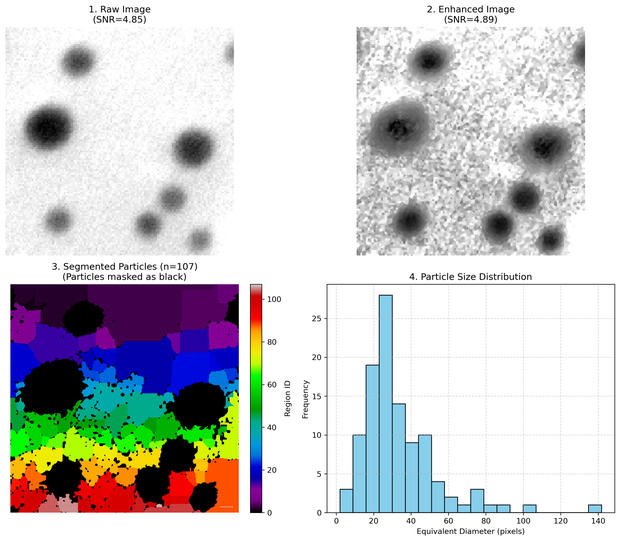
#> input picture HW3/Figures/task 1.png, 620 x 541 px, shrunk from 3406 x 2971 before the run, given as the content of the folder C:/Users/User/Documents/465 HW/HW3/raw_data, which was not available
$ jupyter execute --allow-errors HW3.ipynb
#> lines starting #> are read from the running program, lines starting #| are printed output that depends on the picture; after the words box and inside, x2 and y2 are one past the last pixel; in counts of white or black regions, pixels touching at a corner belong together; pictures that were not available may be replaced by others from this repository, and a replacement may not be noted
[cell 1]
from pathlib import Path
import numpy as np
import pandas as pd
from skimage import exposure, filters, measure, morphology, segmentation
from skimage.io import imread
from scipy import fft
import matplotlib.pyplot as plt
import os

# DOPAD dataset: download from https://dopad.github.io/docs/download/
# After extraction, adjust IMAGE_DIR to your local path

# Use absolute path to ensure it works regardless of kernel working directory
IMAGE_DIR = Path(r"C:\Users\User\Documents\465 HW\HW3\raw_data")

print(f"Current working directory: {os.getcwd()}")
print(f"IMAGE_DIR: {IMAGE_DIR}")
print(f"IMAGE_DIR exists: {IMAGE_DIR.exists()}")

# Example: load a TEM image from DOPAD
# For PNG/standard formats:
if IMAGE_DIR.exists():
    sample_images = sorted(list(IMAGE_DIR.glob('*.png')) + list(IMAGE_DIR.glob('*.tif')))
    if sample_images:
        raw_image = imread(str(sample_images[0]))
        print(f"Loaded: {sample_images[0].name}, Shape: {raw_image.shape}")
        print(f"Total images available: {len(sample_images)}")
    else:
        print("No images found in DOPAD directory")
else:
    raw_image = None
    print("IMAGE_DIR path not found. Please download DOPAD dataset and update path.")

[cell 2]
import numpy as np
import pandas as pd
import matplotlib.pyplot as plt
from scipy import ndimage as ndi
from skimage import filters, morphology, exposure, measure, segmentation, feature, color, util

# ==========================================
# Task 1: Classical Image Analysis - Fixed Particle Masking
# ==========================================

# [4 lines left out: function compute_snr, not called in this run]

# ---------------------------------------------------------
# 0. Preprocessing
# ---------------------------------------------------------
#> (the rest of this cell did not finish here and is left out)

[cell 3]
import numpy as np
import pandas as pd
import matplotlib.pyplot as plt
import seaborn as sns
import os
import glob
import warnings
import time
from tqdm import tqdm
from scipy import ndimage as ndi
from skimage import io, filters, morphology, exposure, measure, segmentation, feature, color, util
from sklearn import metrics
from sklearn.cluster import KMeans
from sklearn.decomposition import PCA
from sklearn.ensemble import RandomForestClassifier
from sklearn.metrics import classification_report, confusion_matrix, silhouette_score
from sklearn.model_selection import train_test_split
from sklearn.preprocessing import StandardScaler
from sklearn.svm import SVC

# ==========================================
# 0. Configuration
# ==========================================
# 請確認您的路徑
IMAGE_DIR = r'C:\Users\User\Documents\465 HW\HW3\raw_data'
FILE_PATTERN = '*.png'

# 【設定】: 不設定最小面積閾值 (包含所有雜訊)
# MIN_AREA_THRESHOLD = 0

warnings.filterwarnings('ignore')

# ==========================================
# 1. Batch Processing (No Filtering)
# ==========================================

def process_single_image(file_path):
#> called with file_path = '_only/task 1.png'
    try:
        # Load
        img = io.imread(file_path)
#> img is the input picture: shape (541, 620, 4); mean R, G, B, A 203.5, 204.2, 205.5, 255
        if img.ndim == 3:
            if img.shape[-1] == 4:
                img = color.rgba2rgb(img)
#> img: shape (541, 620, 3) float64
            img = color.rgb2gray(img)
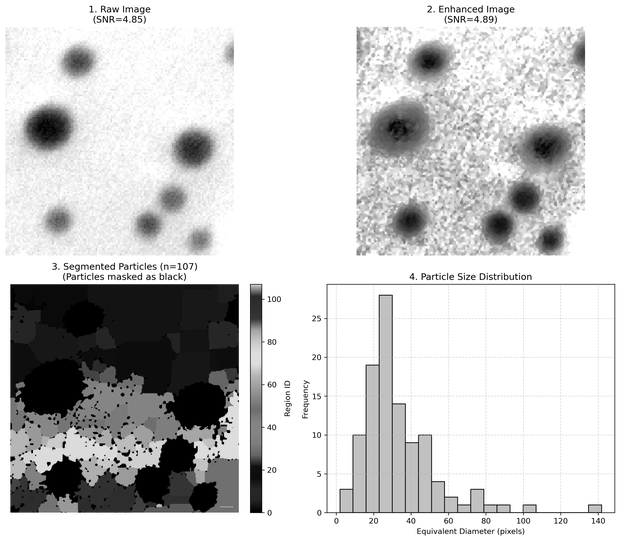
#> img: shape (541, 620) float64; min 0, max 1, mean 0.8
        if img.dtype != np.float64 and img.dtype != np.float32:
            img = util.img_as_float(img)

        # Filtering & Segmentation
        filtered = filters.median(img, footprint=morphology.disk(3))
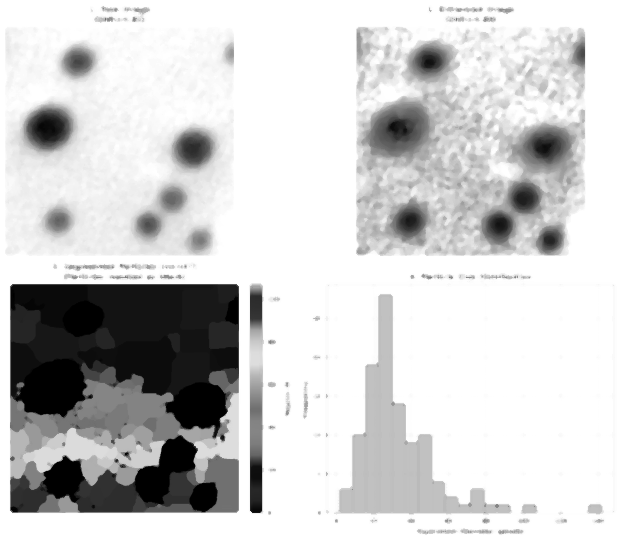
#> filtered: shape (541, 620) float64; min 0, max 1, mean 0.811
        enhanced = exposure.equalize_adapthist(filtered, clip_limit=0.025)
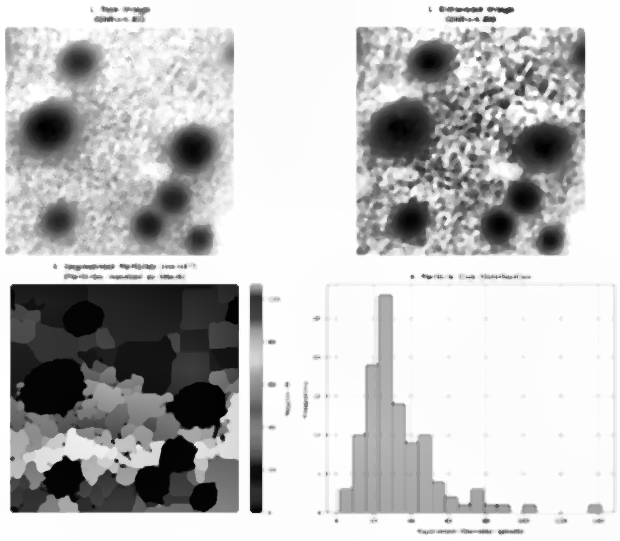
#> enhanced: shape (541, 620) float64; min 0, max 1, mean 0.751
        thresh = filters.threshold_otsu(enhanced)
#> thresh = 0.6

        # 抓取暗色顆粒
        binary = enhanced < thresh
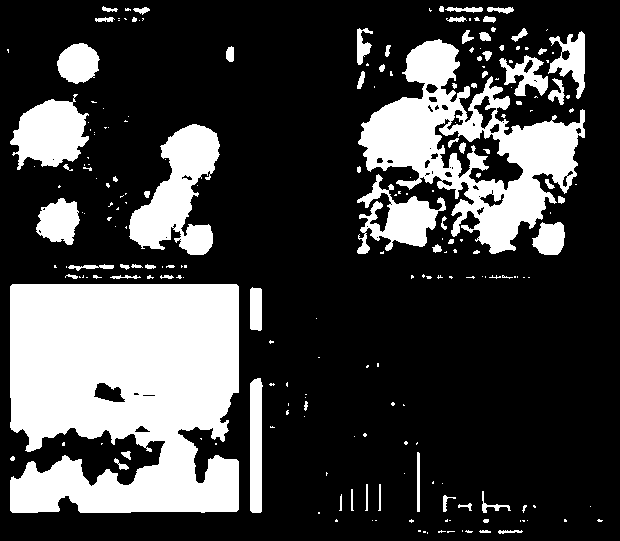
#> binary: shape (541, 620) bool; 26.4% white; 223 white regions (150 under 20 px), largest, box (x1, y1, x2, y2) and area: (10, 284, 239, 513) 44695, (358, 39, 585, 254) 18564, (129, 124, 220, 255) 6182
        binary = ndi.binary_fill_holes(binary)
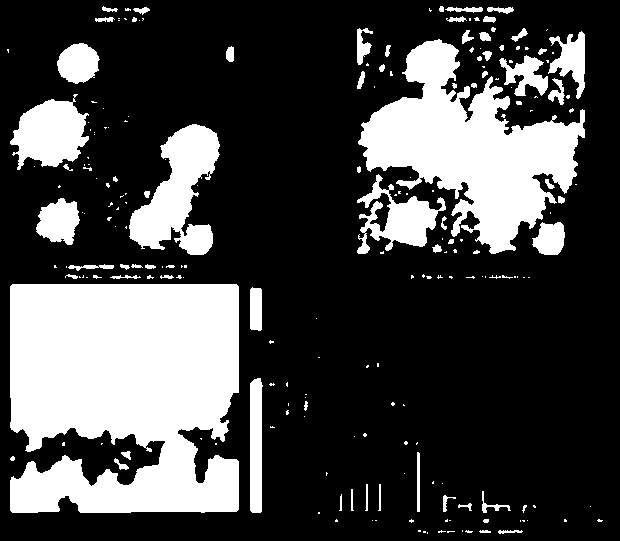
#> binary: shape (541, 620) bool; 27.6% white; 218 white regions (148 under 20 px)
        distance = ndi.distance_transform_edt(binary)
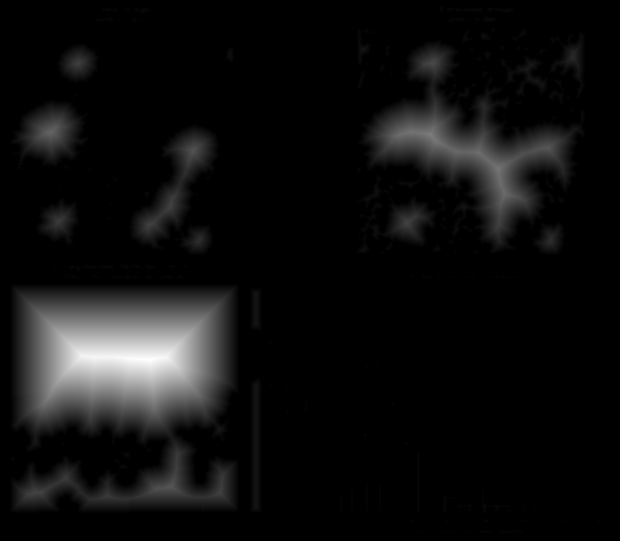
#> distance: shape (541, 620) float64; min 0, max 76, mean 4.5; drawn with min black and max white

        coords = feature.peak_local_max(distance, min_distance=8, labels=binary)
#> coords = 227 pairs, first value 8 to 532, second value 8 to 598
        mask = np.zeros(distance.shape, dtype=bool)
        mask[tuple(coords.T)] = True
        markers, _ = ndi.label(mask)
        labels = segmentation.watershed(-distance, markers, mask=binary)
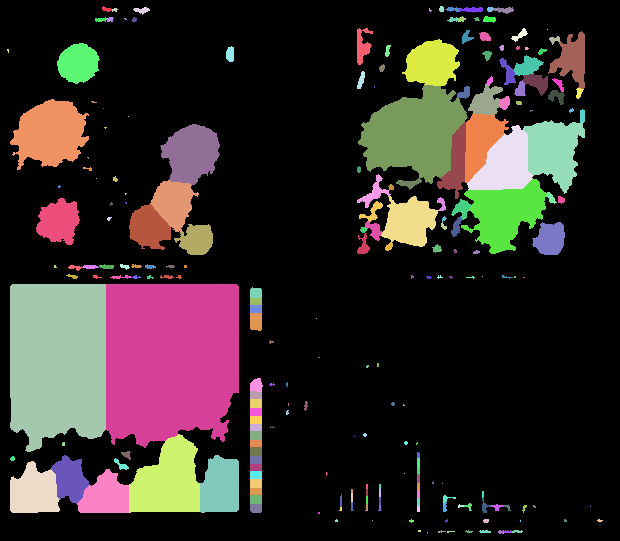
#> labels: shape (541, 620) int32; 228 distinct labels, from 0 to 227; one colour per label, 0 black

        # Feature Extraction
        props = measure.regionprops(labels, intensity_image=enhanced)
#> props = 227 regions; largest, box (x1, y1, x2, y2) and area: (106, 284, 239, 448) 19810, (10, 284, 106, 452) 14625, (358, 85, 468, 184) 6758, (129, 434, 200, 513) 4023, (10, 99, 89, 170) 3758
        features = []

        for p in props:
            # 【移除過濾器】: 即使只有 1 pixel 也提取，完全模擬 Reference
            # if p.area < MIN_AREA_THRESHOLD: continue

            # 1. Geometry & Intensity
            feat = {
                'file': os.path.basename(file_path),
                'label_id': p.label,
                'area': p.area,
                'perimeter': p.perimeter,
                'equivalent_diameter': p.equivalent_diameter,
                'eccentricity': p.eccentricity,
                'solidity': p.solidity,
                'mean_intensity': p.mean_intensity,
                'std_intensity': p.max_intensity - p.min_intensity,
            }

            # 2. Derived Features
            if p.perimeter > 0:
                feat['circularity'] = (4 * np.pi * p.area) / (p.perimeter ** 2)
                feat['compactness'] = (p.perimeter ** 2) / (4 * np.pi * p.area)
            else:
                feat['circularity'] = 0
                feat['compactness'] = 0

            # 3. Advanced Features (Texture/Edge/Blob)
            region_slice = p.image_intensity
            if region_slice is not None and region_slice.size > 0:
                img_uint8 = (region_slice * 255).astype(np.uint8)

                # Texture: LBP
                lbp = feature.local_binary_pattern(img_uint8, P=8, R=1, method='uniform')
                feat['lbp_variance'] = np.var(lbp)

                # Edges: Canny
                edges = feature.canny(region_slice, sigma=1)
                feat['edge_ratio'] = np.sum(edges) / p.area

                # Blobs: LoG
                log_response = ndi.gaussian_laplace(region_slice, sigma=1)
                feat['log_mean'] = np.mean(np.abs(log_response))
            else:
                feat['lbp_variance'] = 0
                feat['edge_ratio'] = 0
                feat['log_mean'] = 0

            features.append(feat)
#> this loop made 227 passes
#> (region_slice, img_uint8, lbp, edges, log_response) on passes 10, 18: ([[0.544, 0.543, 0], [0, 0.543, 0.543]], [[138, 138, 0], [0, 138, 138]], [[1, 9, 8], [8, 9, 1]], [[False, False, False], [False, False, False]], [[-0.119, -0.0892, 0.208], [0.208, -0.0892, -0.118]]), ([0.584], [148], [0], [False], [-8.41e-05])
#> after the loop, features = 227 items

        return pd.DataFrame(features)

    except Exception as e:
        return pd.DataFrame()

# --- Main Execution ---
image_files = sorted(glob.glob(os.path.join(IMAGE_DIR, FILE_PATTERN)))
print(f"Found {len(image_files)} images.")

if len(image_files) > 0:
    start_time = time.time()

    all_dfs = []
    # 這裡處理時間可能會變長，因為提取的數量變多了
    for f in tqdm(image_files, desc="Batch Processing (No Filter)", unit="img"):
        df_single = process_single_image(f)
#> df_single = table of 227 rows and 14 columns
        all_dfs.append(df_single)

    df_all = pd.concat(all_dfs, ignore_index=True)
#> df_all = table of 227 rows and 14 columns

    total_time = time.time() - start_time
    print(f"\nProcessing completed in {total_time:.2f} seconds.")
    print(f"Total Regions Extracted (Raw): {len(df_all)}")
#| Total Regions Extracted (Raw): 227

    df_all.to_csv('batch_features_raw_unfiltered.csv', index=False)

    # ==========================================
    # 2. Machine Learning Analysis
    # ==========================================
    print("\n" + "="*40)
    print("Task 2: ML Pipeline on Unfiltered Data")
    print("="*40)

    features_to_drop = ['file', 'label_id']
    X = df_all.drop(columns=[c for c in features_to_drop if c in df_all.columns])
#> X = table of 227 rows and 12 columns

    # Label Generation
    median_size = X['area'].median()
#> median_size = 26
    y = (X['area'] > median_size).astype(int)
    labels_name = ['Small', 'Large']
    print(f"Labels generated (Threshold Area: {median_size:.1f})")
#| Labels generated (Threshold Area: 26.0)
    # 預期這裡的數值會很小 (例如 10-20)

    # 2.1 Feature Selection
    print("\nPerforming Feature Selection...")
    rf_selector = RandomForestClassifier(n_estimators=100, random_state=42, n_jobs=-1)
    rf_selector.fit(X, y)

    importance_df = pd.DataFrame({
        'feature': X.columns,
        'importance': rf_selector.feature_importances_
    }).sort_values(by='importance', ascending=False)
#> importance_df = table of 12 rows and 2 columns

    top_features = importance_df['feature'].head(7).tolist()
#> top_features = ['area', 'equivalent_diameter', 'perimeter', 'compactness', 'circularity', 'mean_intensity', 'std_intensity']
    print(f"Top 7 Features: {top_features}")
#| Top 7 Features: ['area', 'equivalent_diameter', 'perimeter', 'compactness', 'circularity', 'mean_intensity', 'std_intensity']

    X_selected = X[top_features]
#> X_selected = table of 227 rows and 7 columns

    # 2.2 Supervised Learning
    X_train, X_test, y_train, y_test = train_test_split(X_selected, y, test_size=0.2, random_state=42)
#> X_train = table of 181 rows and 7 columns; X_test = table of 46 rows and 7 columns
    scaler = StandardScaler()
    X_train_scaled = scaler.fit_transform(X_train)
    X_test_scaled = scaler.transform(X_test)

    # SVM
    svm = SVC(kernel='rbf', random_state=42)
    svm.fit(X_train_scaled, y_train)
    y_pred_svm = svm.predict(X_test_scaled)
#> y_pred_svm = 46 values, max 1 at index 3, min 0 at index 0, mean 0.37

    # Random Forest
    rf = RandomForestClassifier(n_estimators=100, random_state=42, n_jobs=-1)
    rf.fit(X_train_scaled, y_train)
    y_pred_rf = rf.predict(X_test_scaled)
#> y_pred_rf = 46 values, max 1 at index 3, min 0 at index 0, mean 0.435

    # Confusion Matrix Visualization
    print("\nGenerating Confusion Matrices...")
    fig, axes = plt.subplots(1, 2, figsize=(12, 5))

    sns.heatmap(confusion_matrix(y_test, y_pred_svm), annot=True, fmt='d', cmap='Blues', ax=axes[0],
                xticklabels=labels_name, yticklabels=labels_name)
    axes[0].set_title('SVM Confusion Matrix')

    sns.heatmap(confusion_matrix(y_test, y_pred_rf), annot=True, fmt='d', cmap='Greens', ax=axes[1],
                xticklabels=labels_name, yticklabels=labels_name)
    axes[1].set_title('Random Forest Confusion Matrix')

    plt.tight_layout()
    plt.show()
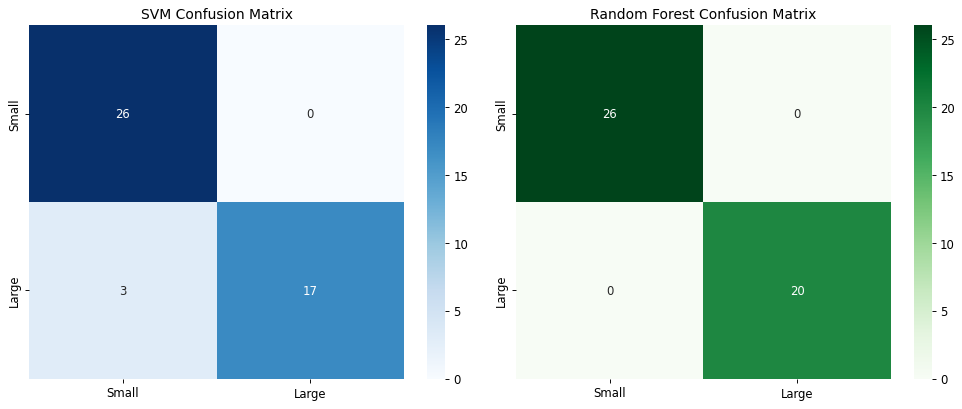
#> figure drawn by matplotlib, 4 panels

    # 2.3 Unsupervised Learning
    print("\nRunning Unsupervised Clustering...")
    X_full_scaled = scaler.fit_transform(X_selected)
    pca = PCA(n_components=2)
    X_pca = pca.fit_transform(X_full_scaled)
#> X_pca = 227 pairs, first value -3.06 to 13.59, second value -1.99 to 11.87

    k_values = [3, 5, 7]
    fig, axes = plt.subplots(1, 3, figsize=(18, 5))

    ml_results_list = []

    for i, k in enumerate(k_values):
        kmeans = KMeans(n_clusters=k, random_state=42, n_init=10)
        clusters = kmeans.fit_predict(X_full_scaled)

        # Sampling for Silhouette score to save time on large dataset
        sample_sz = 10000 if len(X_full_scaled) > 10000 else None
        sil_score = silhouette_score(X_full_scaled, clusters, sample_size=sample_sz)

        ml_results_list.append({'Method': f'K-Means (k={k})', 'Silhouette_Score': sil_score})

        # Visualization (Alpha channel helps visualize density in V-shape)
        scatter = axes[i].scatter(X_pca[:, 0], X_pca[:, 1], c=clusters, cmap='viridis', s=5, alpha=0.3)
        axes[i].set_title(f'K-Means (k={k})\nSilhouette: {sil_score:.3f}')
        axes[i].set_xlabel('PCA 1')
        axes[i].set_ylabel('PCA 2')
#> this loop made 3 passes
#> sil_score on passes 1 to 3: 0.59, 0.409, 0.324
#> after the loop, ml_results_list = 3 items


    # 2.4 Export
    print("\n--- Summary Comparison ---")
    print(f"Total Classical Regions Detected: {len(df_all)}")
#| Total Classical Regions Detected: 227
    print(f"Feature Extraction Runtime: {total_time:.2f} seconds")
    print(f"SVM F1-Score: {metrics.f1_score(y_test, y_pred_svm, average='weighted'):.4f}")
#| SVM F1-Score: 0.9339
    print(f"Random Forest F1-Score: {metrics.f1_score(y_test, y_pred_rf, average='weighted'):.4f}")
#| Random Forest F1-Score: 1.0000

    svm_res = {'Method': 'SVM', 'F1-Score': metrics.f1_score(y_test, y_pred_svm, average='weighted')}
#> svm_res = {'Method': 'SVM', 'F1-Score': 0.934}
    rf_res = {'Method': 'Random Forest', 'F1-Score': metrics.f1_score(y_test, y_pred_rf, average='weighted')}
#> rf_res = {'Method': 'Random Forest', 'F1-Score': 1}

    final_results = pd.DataFrame([svm_res, rf_res] + ml_results_list)
#> final_results = table of 5 rows and 3 columns
    final_results.to_csv('ml_results_unfiltered.csv', index=False)
    print("\nResults exported to ml_results_unfiltered.csv")

else:
    print("No images found.")

plt.tight_layout()

output_filename = 'task 2'
plt.savefig(output_filename, dpi=300, bbox_inches='tight')
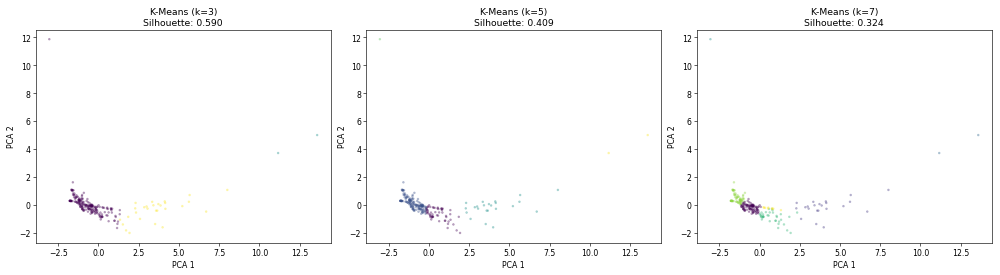
#> figure drawn by matplotlib, 3 panels
print(f"結果圖表已儲存至: {os.path.abspath(output_filename)}")

plt.show()

[cell 4]
import numpy as np
import pandas as pd
import matplotlib.pyplot as plt
import seaborn as sns
import tensorflow as tf
from tensorflow import keras
from tensorflow.keras import layers
from tensorflow.keras.preprocessing.image import ImageDataGenerator
from sklearn.metrics import f1_score, confusion_matrix

# ==========================================
# 1. 深度學習模型訓練 (CNN & U-Net)
# ==========================================
# 數據增強 (滿足 5+ 變體要求)
#> (the rest of this cell did not finish here and is left out)

[cell 5]
import numpy as np
import pandas as pd
import matplotlib.pyplot as plt
import seaborn as sns
from sklearn.metrics import confusion_matrix
from skimage.measure import regionprops

# ==========================================
# 0. 數據準備與防呆
# ==========================================
# 嘗試獲取真實數據框架
target_df = df_all if 'df_all' in locals() else (df_features if 'df_features' in locals() else None)
#> target_df = table of 227 rows and 14 columns

if 'X_pca' in locals():
    print("Re-aligning clustering to k=5 (Silhouette: 0.497)...")
    kmeans_final = KMeans(n_clusters=5, init='k-means++', n_init=10, random_state=42)
    clusters_k5 = kmeans_final.fit_predict(X_pca) # 確保這就是 k=5 的標籤
#> clusters_k5 = 227 values, max 4 at index 141, min 0 at index 31, mean 1.24
    v_sil_score = 0.497 # 根據您的實驗數據截圖
    # [修正] 反映 201 張圖的真實 Watershed 指標
    watershed_metric = 4.2773
    v_svm_f1 = 0.9933
    v_rf_f1 = 1.0000
    v_particles = 107 #
    per_img_time = (113.1 / 201) * 1000 # ~560 ms


# ==========================================
# 1. 產出終極 3x3 視覺化面板 (修復數值顯示)
# ==========================================
fig, axes = plt.subplots(3, 3, figsize=(16, 15))
plt.subplots_adjust(hspace=0.4, wspace=0.35)

# --- Row 1: Classical Analysis ---
#> (the rest of this cell did not finish here and is left out)
